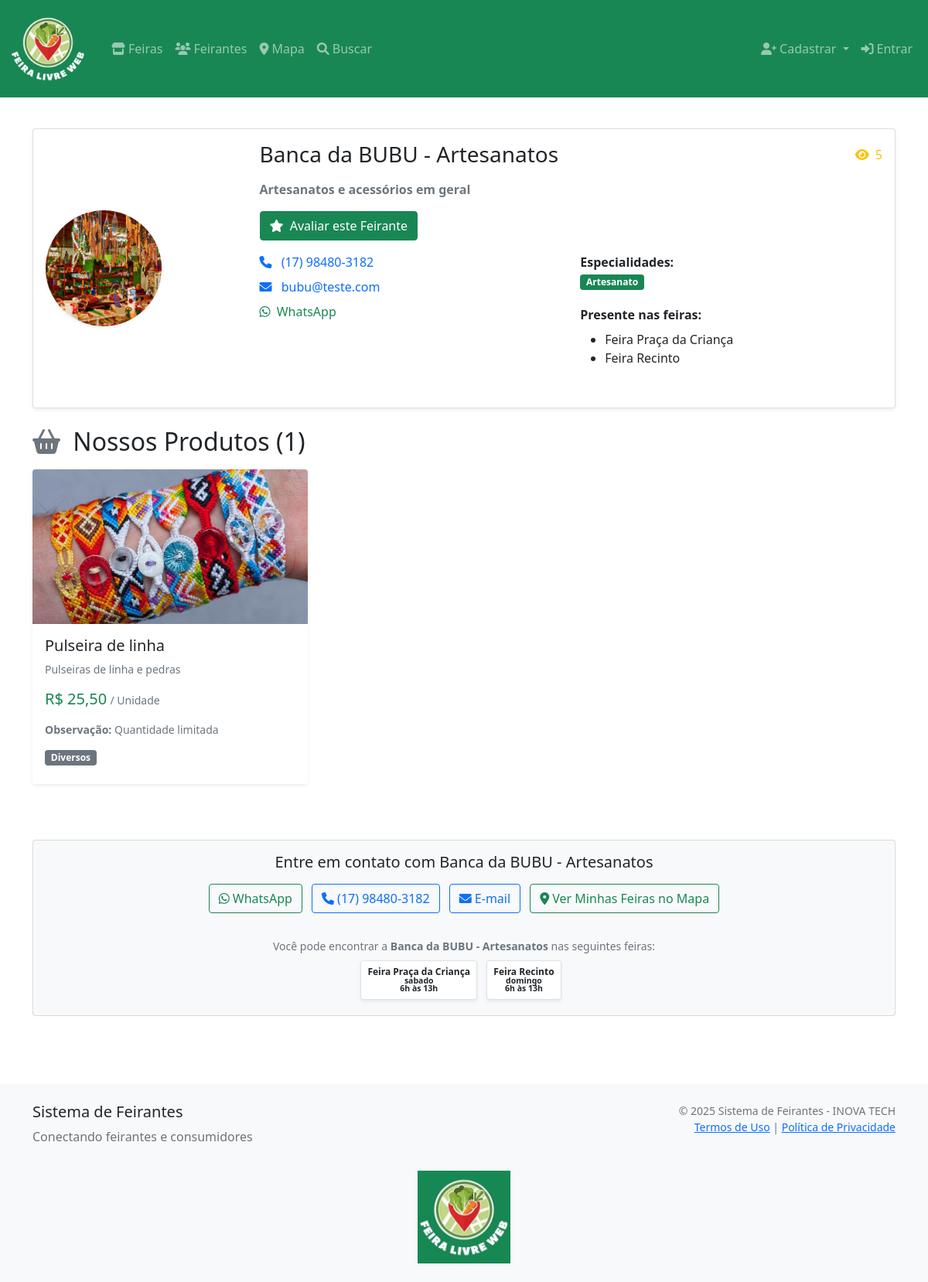
Screenshot of /feirantes/loja/banca-da-bubu-artesanatos/ with the database file from the repository.
### feirantes/models.py (models this page shows, shortened)
class Feirante(models.Model):
    usuario = models.OneToOneField(
        User, on_delete=models.CASCADE, related_name='feirante')
    nome_comercial = models.CharField(max_length=200)
    cpf = models.CharField(max_length=14, unique=True)
    telefone = models.CharField(max_length=20)
    whatsapp = models.CharField(max_length=20, blank=True)
    email = models.EmailField(unique=True)
    endereco = models.TextField(blank=True)
    cidade = models.CharField(max_length=100, blank=True)
    estado = models.CharField(max_length=2, blank=True)
    cep = models.CharField(max_length=9, blank=True)
    descricao = models.TextField(blank=True)
    foto = models.ImageField(upload_to='feirantes/', blank=True, null=True)
    especialidades = models.ManyToManyField(
        Especialidade, blank=True,
        help_text="Principais produtos/especialidades")
    feiras = models.ManyToManyField(
        Feira,
        blank=True,
        help_text="Feiras onde o feirante participa",
        related_name="feirantes"
    )
    subdominio = models.SlugField(
        max_length=100, unique=True,
        help_text="URL da loja: site.com/loja/[subdominio]")
    instagram = models.CharField(max_length=100, blank=True)
    facebook = models.CharField(max_length=100, blank=True)
    ativo = models.BooleanField(default=True)
    verificado = models.BooleanField(default=False)
    criado_em = models.DateTimeField(auto_now_add=True)
    atualizado_em = models.DateTimeField(auto_now=True)
    views = models.PositiveIntegerField(default=0)
    class Meta:
        verbose_name = 'Feirante'
        verbose_name_plural = 'Feirantes'
        ordering = ['nome_comercial']
    @property
    def telefone_formatado(self):
        if not self.telefone:
            return ""
        numero = self.telefone
        if numero.startswith('55'):
            numero = numero[2:]
        if len(numero) == 11:
            return f"({numero[:2]}) {numero[2:7]}-{numero[7:]}"
        elif len(numero) == 10:
            return f"({numero[:2]}) {numero[2:6]}-{numero[6:]}"
        return numero

class Especialidade(models.Model):
    nome = models.CharField(max_length=100, unique=True)
    descricao = models.TextField(blank=True)
    ativo = models.BooleanField(default=True)
    criado_em = models.DateTimeField(auto_now_add=True)
    class Meta:
        verbose_name = 'Especialidade'
        verbose_name_plural = 'Especialidades'
        ordering = ['nome']

class Feira(models.Model):
    DIAS_SEMANA = [
        ('segunda', 'Segunda-feira'),
        ('terca', 'Terça-feira'),
        ('quarta', 'Quarta-feira'),
        ('quinta', 'Quinta-feira'),
        ('sexta', 'Sexta-feira'),
        ('sabado', 'Sábado'),
        ('domingo', 'Domingo'),
        ('segunda_quarta', 'Segunda e Quarta'),
        ('terca_quinta', 'Terça e Quinta'),
        ('segunda_quinta', 'Segunda a Quinta'),
        ('segunda_sexta', 'Segunda a Sexta'),
        ('sabado_domingo', 'Finais de Semana'),
        ('todos_dias', 'Todos os dias'),
    ]
    nome = models.CharField(max_length=200)
    endereco = models.TextField()
    cidade = models.CharField(max_length=100)
    estado = models.CharField(max_length=2)
    cep = models.CharField(max_length=9, blank=True)
    latitude = models.DecimalField(
        max_digits=10, decimal_places=7, blank=True, null=True)
    longitude = models.DecimalField(
        max_digits=10, decimal_places=7, blank=True, null=True)
    dias_funcionamento = models.CharField(
        max_length=20, choices=DIAS_SEMANA, default='sabado')
    horario_funcionamento = models.CharField(
        max_length=100, blank=True, help_text="Ex: 7h às 12h")
    ativa = models.BooleanField(default=True)
    criado_em = models.DateTimeField(auto_now_add=True)
    atualizado_em = models.DateTimeField(auto_now=True)
    class Meta:
        verbose_name = 'Feira'
        verbose_name_plural = 'Feiras'
        ordering = ['nome']

class Produto(models.Model):
    feirante = models.ForeignKey(Feirante, on_delete=models.CASCADE)
    categoria = models.ForeignKey(
        Categoria, on_delete=models.SET_NULL, null=True, blank=True)
    nome = models.CharField(max_length=200)
    descricao = models.TextField(blank=True)
    preco = models.DecimalField(
        max_digits=8, decimal_places=2, blank=True, null=True,
        help_text="Preço em reais")
    unidade = models.CharField(
        max_length=50, blank=True, help_text="Ex: kg, unidade, dúzia, maço")
    organico = models.BooleanField(default=False)
    producao_propria = models.BooleanField(default=True)
    foto = models.ImageField(upload_to='produtos/', blank=True, null=True)
    disponivel = models.BooleanField(default=True)
    estoque_limitado = models.BooleanField(default=False)
    observacoes = models.TextField(
        blank=True, help_text="Informações adicionais sobre disponibilidade")
    criado_em = models.DateTimeField(auto_now_add=True)
    atualizado_em = models.DateTimeField(auto_now=True)
    class Meta:
        verbose_name = 'Produto'
        verbose_name_plural = 'Produtos'
        ordering = ['-criado_em']

class Categoria(models.Model):
    nome = models.CharField(max_length=100, unique=True)
    descricao = models.TextField(blank=True)
    ativo = models.BooleanField(default=True)
    criado_em = models.DateTimeField(auto_now_add=True)
    class Meta:
        verbose_name = 'Categoria'
        verbose_name_plural = 'Categorias'
        ordering = ['nome']

### feirantes/views.py (the view)
# urls.py: path('loja/<slug:subdominio>/', views.loja_feirante, name='loja_feirante'),
def loja_feirante(request, subdominio):
    feirante: Feirante = get_object_or_404(
        Feirante, subdominio=subdominio, ativo=True
    )
    produtos = Produto.objects.filter(
        feirante=feirante, disponivel=True
    ).select_related('categoria')
    viewed_key = f"viewed_feirante_{feirante.id}"  # type: ignore
    if viewed_key not in request.session:
        if (
            not request.user.is_authenticated
            or not hasattr(request.user, 'feirante')
            or request.user.feirante.id != feirante.id  # type: ignore
        ):
            Feirante.objects.filter(subdominio=subdominio).update(
                views=F('views') + 1
            )
            request.session[viewed_key] = True  # Marca como visualizado
    return render(request, 'feirantes/loja.html', {
        'feirante': feirante,
        'produtos': produtos
    })

### feirantes/templates/feirantes/loja.html (shortened to what this page needs)
{% extends 'feirantes/base.html' %}
{% load static %}
{% block content %}
<div class="container py-3">
    <div class="card shadow-sm mb-4">
        <div class="card-body">
            <div class="row align-items-center text-center text-md-start">
                <div class="col-md-3 mb-3 mb-md-0">
                    {% if feirante.foto %}
                    <img src="{{ feirante.foto.url }}" class="img-fluid rounded-circle shadow-sm"
                        alt="{{ feirante.nome_comercial }}" style="width: 150px; height: 150px; object-fit: cover;">
                    {% else %}
                    <div class="bg-success text-white rounded-circle d-inline-flex align-items-center justify-content-center shadow-sm"
                        style="width: 150px; height: 150px;">
                        <i class="fas fa-store" style="font-size: 3rem;"></i>
                    </div>
                    {% endif %}
                </div>
                <div class="col-md-9">
                    <div class="d-flex justify-content-between align-items-center flex-wrap">
                        <h1 class="h3 mb-0">{{ feirante.nome_comercial }}</h1>
                        <span class="text-warning mt-2 mt-md-0">
                            <i class="fas fa-eye me-1"></i> {{ feirante.views }}
                        </span>
                    </div>
                    {% if feirante.descricao %}
                    <p class="text-muted mt-3"><strong>{{ feirante.descricao }}</strong></p>
                    {% endif %}
                    <div class="mt-2">
                        <a href="{% url 'feirantes:avaliar_feirante' feirante.id %}" class="btn btn-success">
                            <i class="fas fa-star me-1"></i> Avaliar este Feirante
                        </a>
                    </div>
                    <div class="row mt-3">
                        <div class="col-md-6">
                            {% if feirante.telefone %}
                            <p class="mb-2">
                                <i class="fas fa-phone text-primary me-2"></i>
                                <a href="tel:{{ feirante.telefone }}" class="text-decoration-none">
                                    {{ feirante.telefone_formatado }}
                                </a>
                            </p>
                            {% endif %}
                            {% if feirante.email %}
                            <p class="mb-2">
                                <i class="fas fa-envelope text-primary me-2"></i>
                                <a href="mailto:{{ feirante.email }}" class="text-decoration-none">
                                    {{ feirante.email }}
                                </a>
                            </p>
                            {% endif %}
                            {% if feirante.whatsapp %}
                            <a href="https://wa.me/55{{ feirante.whatsapp }}"
                                onclick="window.open(this.href, '_blank', 'noopener,noreferrer'); return false;"
                                class="text-success text-decoration-none">
                                <i class="fab fa-whatsapp me-1"></i> WhatsApp
                            </a>
                            {% else %}
                            <button class="btn btn-secondary btn-sm" disabled>
                                <i class="fab fa-whatsapp me-1"></i> WhatsApp indisponível
                            </button>
                            {% endif %}
                        </div>
                        <div class="col-md-6 mt-3 mt-md-0">
                            {% if feirante.especialidades.all %}
                            <p class="mb-1"><strong>Especialidades:</strong></p>
                            <div>
                                {% for especialidade in feirante.especialidades.all %}
                                <span class="badge bg-success me-1 mb-1">{{ especialidade.nome }}</span>
                                {% endfor %}
                            </div>
                            {% endif %}
                            {% if feirante.feiras.all %}
                            <p class="mb-2 mt-3"><strong>Presente nas feiras:</strong></p>
                            <ul class="mb-2 mt-1">
                                {% for feira in feirante.feiras.all %}
                                <li>{{ feira.nome }}</li>
                                {% empty %}
                                <li>Não participa de nenhuma feira.</li>
                                {% endfor %}
                            </ul>
                            <div>
                                {% for feira in feirante.feiras.all %}
                                <span class="badge bg-outline-primary me-1 mb-1">
                                    <i class="fas fa-map-marker-alt me-1"></i>{{ feira.nome }}
                                </span>
                                {% endfor %}
                            </div>
                            {% endif %}
                        </div>
                    </div>
                </div>
            </div>
        </div>
    </div>
    {% if produtos %}
    <h2 class="mb-3">
        <i class="fas fa-shopping-basket text-secondary me-2"></i>
        Nossos Produtos ({{ produtos.count }})
    </h2>
    <div class="row">
        {% for produto in produtos %}
        <div class="col-12 col-sm-6 col-lg-4 mb-4">
            <div class="card h-100 shadow-sm border-0 hover-shadow">
                {% if produto.foto %}
                <img src="{{ produto.foto.url }}" class="card-img-top rounded-top" alt="{{ produto.nome }}"
                    style="height: 200px; object-fit: cover;">
                {% else %}
                <div class="card-img-top bg-light d-flex align-items-center justify-content-center"
                    style="height: 200px;">
                    <i class="fas fa-apple-alt text-muted" style="font-size: 3rem;"></i>
                </div>
                {% endif %}
                <div class="card-body">
                    <h5 class="card-title">{{ produto.nome }}</h5>
                    {% if produto.descricao %}
                    <p class="card-text text-muted small">
                        {{ produto.descricao|truncatewords:15 }}
                    </p>
                    {% endif %}
                    <div class="mb-3">
                        {% if produto.preco %}
                        <span class="h5 text-success">R$ {{ produto.preco }}</span>
                        {% endif %}
                        {% if produto.unidade %}
                        <small class="text-muted">/ {{ produto.unidade }}</small>
                        {% endif %}
                    </div>
                    {% if produto.observacoes %}
                    <p class="text-muted small">
                        <strong>Observação:</strong> {{ produto.observacoes }}
                    </p>
                    {% endif %}
                    {% if produto.categoria %}
                    <span class="badge bg-secondary mb-2">{{ produto.categoria.nome }}</span>
                    {% endif %}
                </div>
            </div>
        </div>
        {% endfor %}
    </div>
    {% endif %}
    <div class="card bg-light mt-5">
        <div class="card-body text-center">
            <h5>Entre em contato com {{ feirante.nome_comercial }}</h5>
            <div class="mt-3">
                {% if feirante.whatsapp %}
                <a href="https://wa.me/55{{ feirante.whatsapp }}"
                    onclick="window.open(this.href, '_blank', 'noopener,noreferrer'); return false;"
                    class="btn btn-outline-success me-2 mb-2">
                    <i class="fab fa-whatsapp me-1"></i>WhatsApp
                </a>
                {% endif %}
                {% if feirante.telefone %}
                <a href="tel:{{ feirante.telefone }}" class="btn btn-outline-primary me-2 mb-2">
                    <i class="fas fa-phone me-1"></i>{{ feirante.telefone_formatado }}
                </a>
                {% endif %}
                {% if feirante.email %}
                <a href="mailto:{{ feirante.email }}" class="btn btn-outline-primary me-2 mb-2">
                    <i class="fas fa-envelope me-1"></i>E-mail
                </a>
                {% endif %}
                <a href="{% url 'feirantes:mapa_feiras_feirante' feirante.subdominio %}"
                    class="btn btn-outline-success mb-2">
                    <i class="fas fa-map-marker-alt me-1"></i>Ver Minhas Feiras no Mapa
                </a>
            </div>
            {% if feirante.feiras.all %}
            <div class="mt-4">
                <small class="text-muted">
                    Você pode encontrar a <strong>{{ feirante.nome_comercial }}</strong> nas seguintes feiras:
                </small>
                <div class="mt-2">
                    {% for feira in feirante.feiras.all %}
                    <div class="badge bg-white text-dark border me-2 mb-1 p-2 shadow-sm">
                        <strong>{{ feira.nome }}</strong>
                        {% if feira.dias_funcionamento %}
                        <br><small>{{ feira.dias_funcionamento }}</small>
                        {% endif %}
                        {% if feira.horario_funcionamento %}
                        <br><small>{{ feira.horario_funcionamento }}</small>
                        {% endif %}
                    </div>
                    {% endfor %}
                </div>
            </div>
            {% endif %}
        </div>
    </div>
</div>
{% endblock %}

### rows the page displays
Feirante: foto (picture), nome_comercial "Banca da BUBU - Artesanatos", views "5", descricao "Artesanatos e acessórios em geral", telefone_formatado "(17) 98480-3182", email "bubu@teste.com"
Especialidade: nome "Artesanato"
Feira: nome "Feira Praça da Criança", dias_funcionamento "sabado", horario_funcionamento "6h às 13h"
Feira: nome "Feira Recinto", dias_funcionamento "domingo", horario_funcionamento "6h às 13h"
Produto: foto (picture), nome "Pulseira de linha", descricao "Pulseiras de linha e pedras", preco "25,50", unidade "Unidade", observacoes "Quantidade limitada", categoria.nome "Diversos"

### other values shown
{{ produtos.count }} "1"
